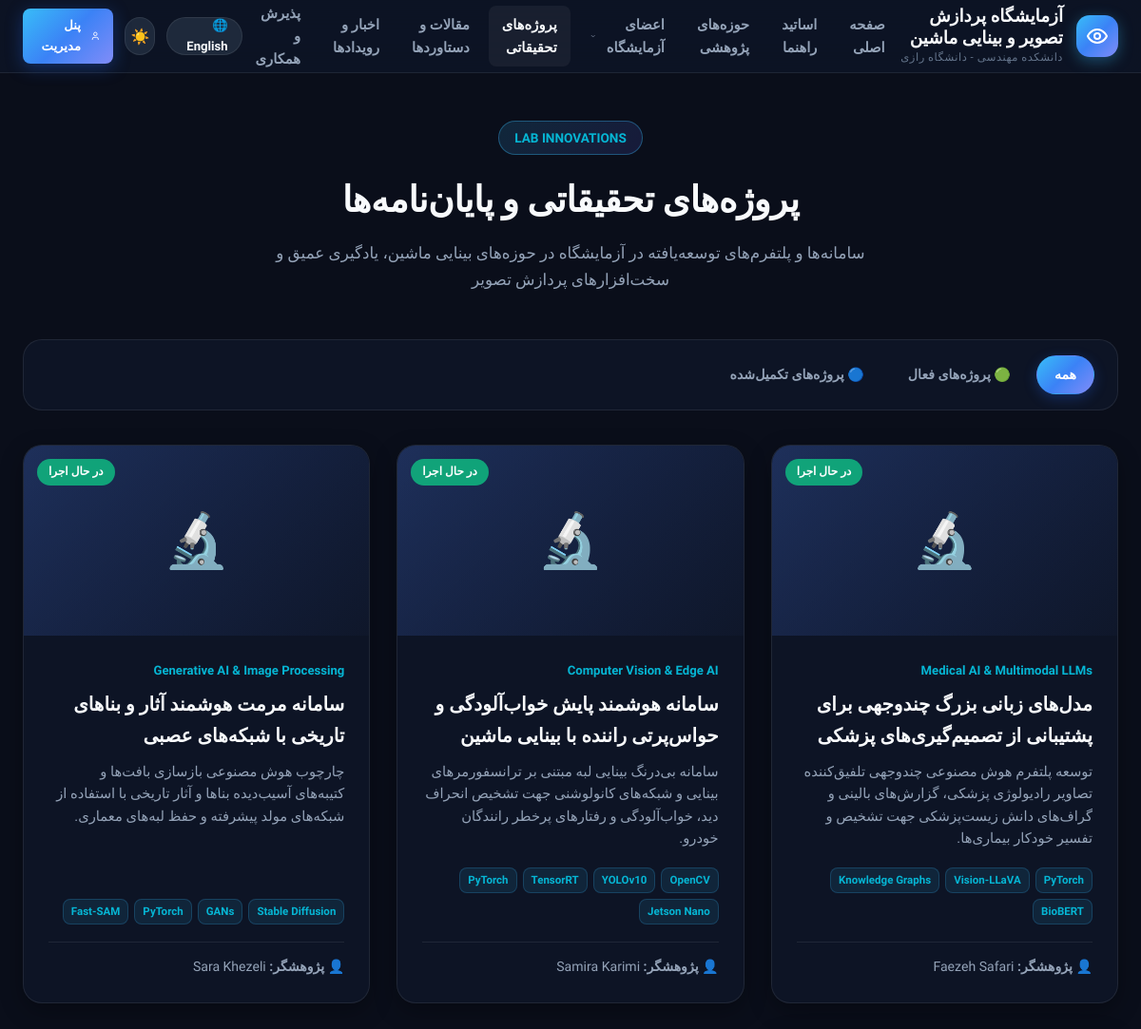
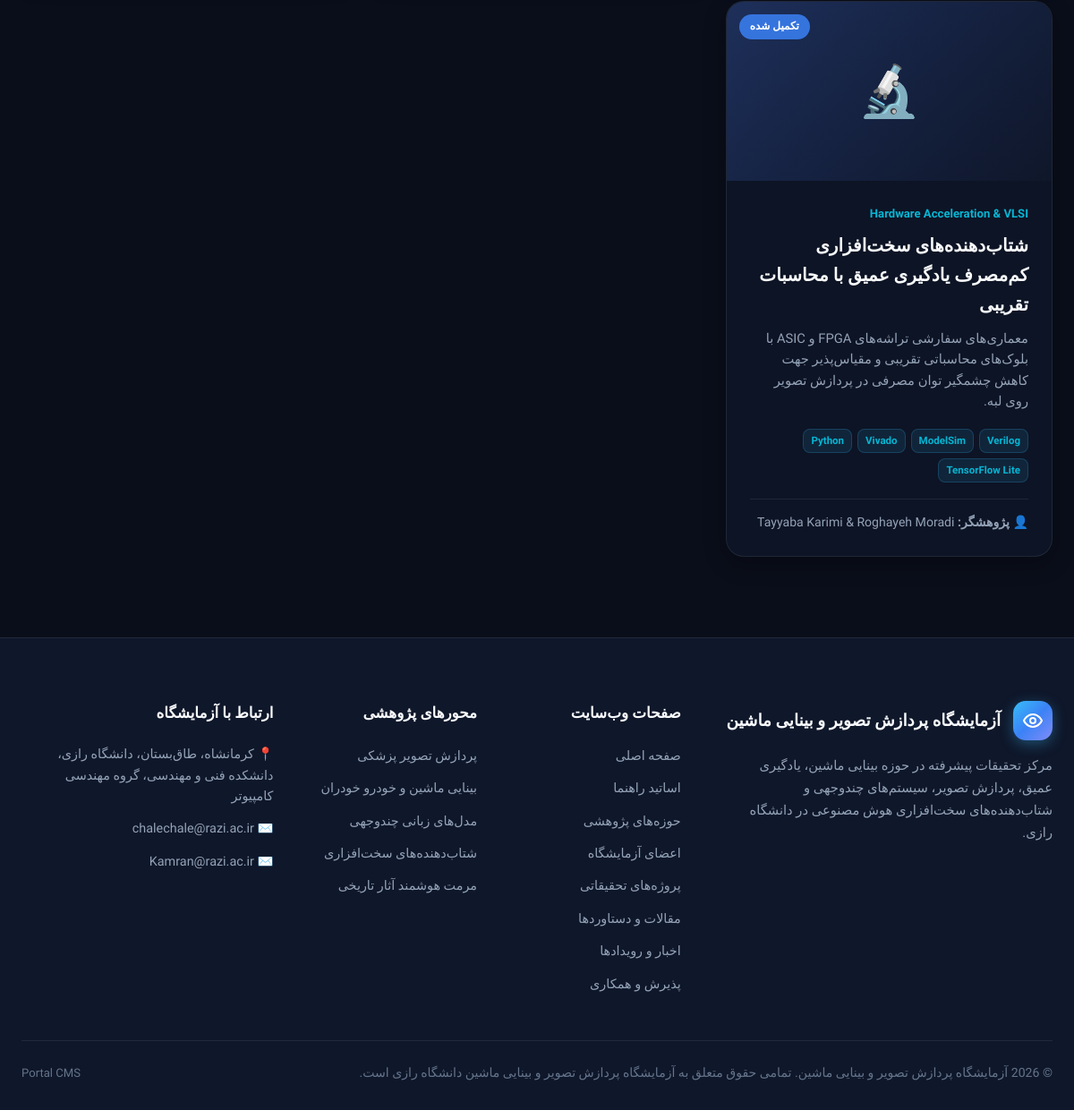
/research_portal/projects.php, run on the app's committed database (2 pictures, top to bottom).
### tables this page shows
CREATE TABLE IF NOT EXISTS `projects` (
  `id` int(11) NOT NULL AUTO_INCREMENT,
  `title` varchar(255) NOT NULL,
  `title_fa` varchar(255) NOT NULL,
  `description` text NOT NULL,
  `description_fa` text NOT NULL,
  `image` varchar(255) DEFAULT NULL,
  `category` varchar(100) NOT NULL DEFAULT 'Computer Vision',
  `status` enum('active','completed') NOT NULL DEFAULT 'active',
  `tech_stack` varchar(255) NOT NULL DEFAULT '',
  `lead_researcher` varchar(255) NOT NULL DEFAULT '',
  `professor_id` int(11) DEFAULT 1,
  `link` varchar(500) DEFAULT NULL,
  `created_at` timestamp NOT NULL DEFAULT current_timestamp(),
  PRIMARY KEY (`id`)
);

### research_portal/projects.php (the view, shortened to what this page needs)
<?php
require_once __DIR__ . "/includes/db.php";
require_once __DIR__ . "/header.php";
$status_filter = isset($_GET['status']) ? trim($_GET['status']) : 'all';
$sql = "SELECT * FROM projects";
$sql .= " ORDER BY id ASC";
$projects = [];
if ($conn && !$conn->connect_error) {
    $res = $conn->query($sql);
    if ($res) {
        while ($p = $res->fetch_assoc()) {
            $projects[] = $p;
        }
    }
}
?>
<section class="section" style="padding-top: 50px;">
    <div class="container">
        <div class="section-title-wrap">
            <span class="section-badge">Lab Innovations</span>
            <h1 class="section-title"><?= $is_rtl ? 'پروژه‌های تحقیقاتی و پایان‌نامه‌ها' : 'Research Projects & Applied Systems' ?></h1>
            <p class="section-subtitle">
                <?= $is_rtl ? 'سامانه‌ها و پلتفرم‌های توسعه‌یافته در آزمایشگاه در حوزه‌های بینایی ماشین، یادگیری عمیق و سخت‌افزارهای پردازش تصویر' : 'Explore cutting-edge projects and thesis initiatives developed by our researchers.' ?>
            </p>
        </div>
        <div class="filter-bar">
            <div class="filter-tabs">
                <a href="projects.php" class="filter-btn <?= ($status_filter === 'all') ? 'active' : '' ?>">
                    <?= htmlspecialchars($tr['all']) ?>
                </a>
                <a href="projects.php?status=active" class="filter-btn <?= ($status_filter === 'active') ? 'active' : '' ?>">
                    🟢 <?= htmlspecialchars($tr['active_projects']) ?>
                </a>
                <a href="projects.php?status=completed" class="filter-btn <?= ($status_filter === 'completed') ? 'active' : '' ?>">
                    🔵 <?= htmlspecialchars($tr['completed_projects']) ?>
                </a>
            </div>
        </div>
        <div class="projects-grid">
            <?php foreach ($projects as $project): ?>
            <div class="glass-card project-card">
                <div class="project-img-wrap">
                    <div style="width: 100%; height: 100%; display: flex; align-items: center; justify-content: center; background: linear-gradient(135deg, rgba(30, 58, 138, 0.4), rgba(15, 23, 42, 0.8)); font-size: 3.5rem;">
                        🔬
                    </div>
                    <span class="project-status-tag <?= $project['status'] === 'active' ? 'status-active' : 'status-completed' ?>">
                        <?= $project['status'] === 'active' ? ($is_rtl ? 'در حال اجرا' : 'Active') : ($is_rtl ? 'تکمیل شده' : 'Completed') ?>
                    </span>
                </div>
                <div class="project-body">
                    <div style="font-size: 0.82rem; color: var(--accent-cyan); font-weight: 700; margin-bottom: 8px;">
                        <?= htmlspecialchars($project['category']) ?>
                    </div>
                    <h2 class="project-title">
                        <?= htmlspecialchars($is_rtl && !empty($project['title_fa']) ? $project['title_fa'] : $project['title']) ?>
                    </h2>
                    <p class="project-desc">
                        <?= htmlspecialchars($is_rtl && !empty($project['description_fa']) ? $project['description_fa'] : $project['description']) ?>
                    </p>
                    <div class="project-tech">
                        <?php
                        $techs = explode(',', $project['tech_stack']);
                        foreach ($techs as $tech):
                            if (trim($tech)): ?>
                            <span class="tech-tag"><?= htmlspecialchars(trim($tech)) ?></span>
                        <?php endif; endforeach; ?>
                    </div>
                    <div style="display: flex; justify-content: space-between; align-items: center; margin-top: auto; padding-top: 14px; border-top: 1px solid var(--border-color); font-size: 0.88rem;">
                        <span style="color: var(--text-secondary);">
                            👤 <strong><?= $is_rtl ? 'پژوهشگر: ' : 'Lead: ' ?></strong><?= htmlspecialchars($project['lead_researcher']) ?>
                        </span>
                    </div>
                </div>
            </div>
            <?php endforeach; ?>
        </div>
    </div>
</section>
<?php require_once __DIR__ . "/footer.php"; ?>

### data on the page
projects: status "در حال اجرا", category "Medical AI & Multimodal LLMs", title_fa "مدل‌های زبانی بزرگ چندوجهی برای پشتیبانی از تصمیم‌گیری‌های پزشکی", description_fa "توسعه پلتفرم هوش مصنوعی چندوجهی تلفیق‌کننده تصاویر رادیولوژی پزشکی، گزارش‌های بالینی و گراف‌های دانش زیست‌پزشکی جهت تشخیص و تفسیر خودکار بیماری‌ها.", tech_stack "PyTorch", tech_stack "Vision-LLaVA", tech_stack "Knowledge Graphs", tech_stack "BioBERT", lead_researcher "Faezeh Safari"
projects: status "در حال اجرا", category "Computer Vision & Edge AI", title_fa "سامانه هوشمند پایش خواب‌آلودگی و حواس‌پرتی راننده با بینایی ماشین", description_fa "سامانه بی‌درنگ بینایی لبه مبتنی بر ترانسفورمرهای بینایی و شبکه‌های کانولوشنی جهت تشخیص انحراف دید، خواب‌آلودگی و رفتارهای پرخطر رانندگان خودرو.", tech_stack "OpenCV", tech_stack "YOLOv10", tech_stack "TensorRT", tech_stack "PyTorch", tech_stack "Jetson Nano", lead_researcher "Samira Karimi"
projects: status "در حال اجرا", category "Generative AI & Image Processing", title_fa "سامانه مرمت هوشمند آثار و بناهای تاریخی با شبکه‌های عصبی", description_fa "چارچوب هوش مصنوعی بازسازی بافت‌ها و کتیبه‌های آسیب‌دیده بناها و آثار تاریخی با استفاده از شبکه‌های مولد پیشرفته و حفظ لبه‌های معماری.", tech_stack "Stable Diffusion", tech_stack "GANs", tech_stack "PyTorch", tech_stack "Fast-SAM", lead_researcher "Sara Khezeli"
projects: status "تکمیل شده", category "Hardware Acceleration & VLSI", title_fa "شتاب‌دهنده‌های سخت‌افزاری کم‌مصرف یادگیری عمیق با محاسبات تقریبی", description_fa "معماری‌های سفارشی تراشه‌های FPGA و ASIC با بلوک‌های محاسباتی تقریبی و مقیاس‌پذیر جهت کاهش چشمگیر توان مصرفی در پردازش تصویر روی لبه.", tech_stack "Verilog", tech_stack "ModelSim", tech_stack "Vivado", tech_stack "Python", tech_stack "TensorFlow Lite", lead_researcher "Tayyaba Karimi & Roghayeh Moradi"

### other printed values
$tr['lab_name'] "آزمایشگاه پردازش تصویر و بینایی ماشین"
$tr['lab_sub'] "دانشکده مهندسی - دانشگاه رازی"
$tr['home'] "صفحه اصلی"
$tr['faculty'] "اساتید راهنما"
$tr['research'] "حوزه‌های پژوهشی"
$tr['team'] "اعضای آزمایشگاه"
$tr['projects'] "پروژه‌های تحقیقاتی"
$tr['publications'] "مقالات و دستاوردها"
$tr['news'] "اخبار و رویدادها"
$tr['contact'] "پذیرش و همکاری"
$tr['toggle_lang'] "English"
$tr['admin'] "پنل مدیریت"
$tr['all'] "همه"
$tr['active_projects'] "پروژه‌های فعال"
$tr['completed_projects'] "پروژه‌های تکمیل‌شده"
